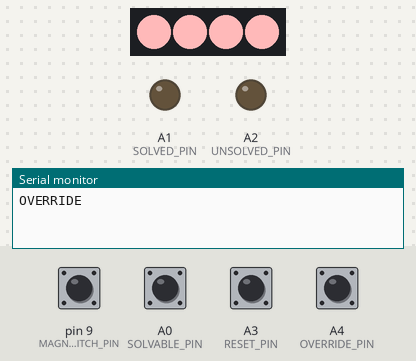
Simulated run of this program. Board: Arduino Leonardo, built with avr-gcc and run on an emulated ATmega32U4. Shown: 4 RGB LEDs in strip order, left to right, output pins drawn as LEDs (lit = HIGH), the last lines printed to the serial monitor. Dashed ring = blinking. The inputs (shaded band) are chosen by the test bench; at power-on: A0 (SOLVABLE_PIN), A3 (RESET_PIN), A4 (OVERRIDE_PIN), pin 9 (MAGNET_SWITCH_PIN) HIGH. Dim RGB values are drawn brighter than linear; random numbers use the default seed unless the program sets one.

Above: at 1.3 s.
1.4 s: A3 (RESET_PIN) pulled LOW for 0.65 s
At 2.4 s:
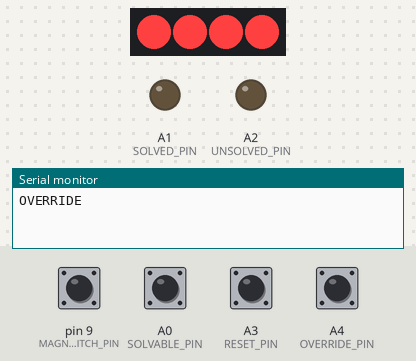
4.6 s: A4 (OVERRIDE_PIN) pulled LOW for 1 s
At 7.1 s:
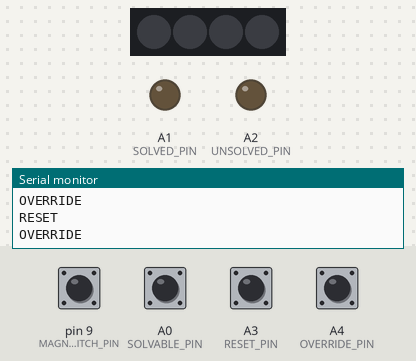
8.8 s: A0 (SOLVABLE_PIN) pulled LOW for 0.65 s
At 9.8 s:
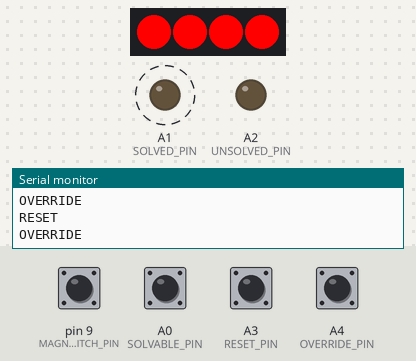
12.0 s: A3 (RESET_PIN) pulled LOW for 1 s
At 14.5 s:
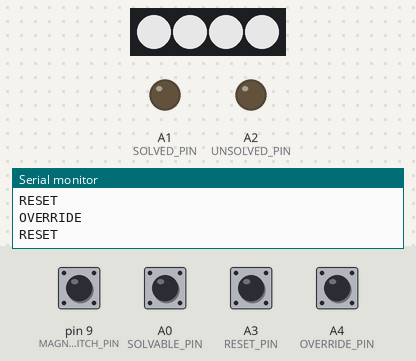
15.2 s: A4 (OVERRIDE_PIN) pulled LOW for 0.65 s
At 17.9 s:
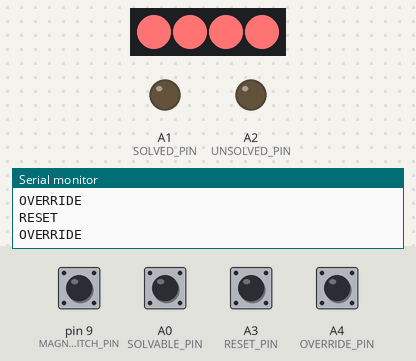
18.4 s: A0 (SOLVABLE_PIN) pulled LOW for 1 s
At 21.7 s:
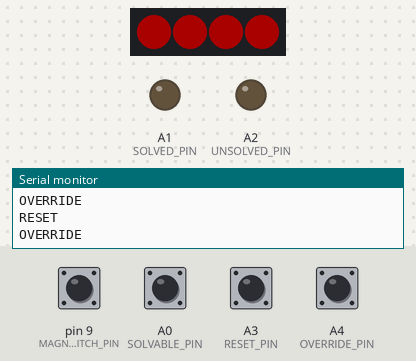
Timing chart, 0 to 22.7 s (numbered marks = the images above; inputs shaded):
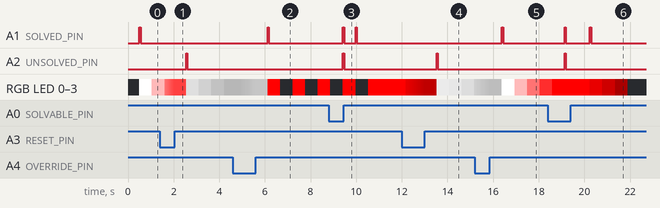

Measured:
- after the input at 1.4 s, A2 (UNSOLVED_PIN): LOW → HIGH after 1.2 s, → LOW 0.05 s later
- after the input at 4.6 s, A1 (SOLVED_PIN): LOW → HIGH after 1.5 s, → LOW 0.05 s later
- after the input at 8.8 s, A1 (SOLVED_PIN): alternates HIGH for 0.05 s and LOW for 0.50 s, 4 changes in all, then stays LOW, starting after 0.62 s; A2 (UNSOLVED_PIN): LOW → HIGH after 0.62 s, → LOW 0.05 s later
- after the input at 12.0 s, A2 (UNSOLVED_PIN): LOW → HIGH after 1.5 s, → LOW 0.05 s later
- after the input at 15.2 s, A1 (SOLVED_PIN): LOW → HIGH after 1.2 s, → LOW 0.05 s later
- after the input at 18.4 s, A1 (SOLVED_PIN): alternates HIGH for 0.05 s and LOW for 1.1 s, 4 changes in all, then stays LOW, starting after 0.74 s; A2 (UNSOLVED_PIN): LOW → HIGH after 0.74 s, → LOW 0.05 s later

The program:

main.cpp
```cpp
#include <FastLED.h>
#include "PuzzleCommunication.h"


#define NUM_LEDS 4
#define DATA_PIN 5
#define MAGNET_SWITCH_PIN 9
#define SOLVED_TIMEOUT 250

#define RESET_PIN A3
#define OVERRIDE_PIN A4
#define UNSOLVED_PIN A2
#define SOLVED_PIN A1
#define SOLVABLE_PIN A0

PuzzleCommunication puzzleComm(RESET_PIN, OVERRIDE_PIN, UNSOLVED_PIN, SOLVED_PIN, SOLVABLE_PIN, 255);

CRGB leds[NUM_LEDS];

enum AnimationState {
  NONE,
  SOLVED_START,
  SOLVED_FADE_TO_RED,
  SOLVED_FLICKER,
  SOLVED_FADE_TO_BLACK,
  SOLVED_HOLD_BLACK
};

AnimationState animationState = NONE;

void setAllLeds(CRGB color) {
  for (int i = 0; i < NUM_LEDS; i++) {
    leds[i] = color;
  }
}

void breathe(CRGB color, unsigned long interval) {
  unsigned long currentMillis = millis();
  unsigned long timeIntoInterval = currentMillis % interval;
  int brightness = map(sin8(timeIntoInterval * 255 / interval), 0, 255, (255 * 25) / 100, (255 * 75) / 100);

  CRGB newColor = color;
  newColor.nscale8_video(brightness);

  setAllLeds(newColor);
}

void fadeFromTo(CRGB colorStart, CRGB colorEnd, unsigned long fadeDuration, AnimationState onEnd) {
    static unsigned long startFadeMillis = 0;
    static AnimationState lastOnEnd = NONE; // Add a static variable to track the last onEnd state

    unsigned long currentMillis = millis();

    if (lastOnEnd != onEnd) {
        startFadeMillis = currentMillis;
        lastOnEnd = onEnd;
    }

    unsigned long timeSinceFadeStart = currentMillis - startFadeMillis;

    if (timeSinceFadeStart <= fadeDuration) {
        float progress = (float)timeSinceFadeStart / (float)fadeDuration;
        CRGB currentColor = blend(colorStart, colorEnd, progress * 255);
        setAllLeds(currentColor);
    } else {
        setAllLeds(colorEnd);
        animationState = onEnd;
    }
}

void flicker(CRGB color, unsigned long totalDuration, unsigned long minInterval, unsigned long maxInterval, AnimationState onEnd) {
  static unsigned long lastToggleMillis = 0;
  static unsigned long startMillis = millis();
  static bool isOn = true;
  static unsigned long nextInterval = 0;

  unsigned long currentMillis = millis();

  if (currentMillis - startMillis > totalDuration) {
    animationState = onEnd;
    return;
  }

  if (nextInterval == 0 || currentMillis - lastToggleMillis > nextInterval) {
    isOn = !isOn;
    setAllLeds(isOn ? color : CRGB::Black);

    lastToggleMillis = currentMillis;
    nextInterval = random(minInterval, maxInterval);
  }
}

bool checkIsSolved() {
  static unsigned long firstSolvedMillis = 0;
  static bool lastReading = false;

  bool currentReading = !digitalRead(MAGNET_SWITCH_PIN);

  if (currentReading) {
    if (!lastReading) {
      firstSolvedMillis = millis();
    } else if (millis() - firstSolvedMillis >= SOLVED_TIMEOUT) {
      return true;
    }
  } else {
    firstSolvedMillis = 0;
  }

  lastReading = currentReading;
  return false;
}

void solve() {
    animationState = SOLVED_FADE_TO_RED;
}

void unsolve() {
    animationState = NONE;
}

void setup() {
  Serial.begin(9600);
  FastLED.addLeds<NEOPIXEL, DATA_PIN>(leds, NUM_LEDS);
  puzzleComm.begin();
  puzzleComm.setCallbacks(solve, unsolve, checkIsSolved);
  pinMode(MAGNET_SWITCH_PIN, INPUT_PULLUP);
}

void loop() {
  puzzleComm.update();

  if (puzzleComm.getCurrentState() == UNSOLVED) {
    if (puzzleComm.getSolvable()) {
      breathe(CRGB::White, 6000);
    } else {
      breathe(CRGB::Red, 6000);
    }
  } else if (puzzleComm.getCurrentState() == SOLVED) {
    switch (animationState) {
      case SOLVED_FADE_TO_RED:
        fadeFromTo(CRGB::White, CRGB::Red, 2000, SOLVED_FLICKER);
        break;
      case SOLVED_FLICKER:
        flicker(CRGB::Red, 4000, 100, 500, SOLVED_FADE_TO_BLACK);
        break;
      case SOLVED_FADE_TO_BLACK:
        fadeFromTo(CRGB::Red, CRGB::Black, 2000, SOLVED_HOLD_BLACK);
        break;
      case SOLVED_HOLD_BLACK:
        setAllLeds(CRGB::Black);
        break;
      default:
        break;
    }
  }

  FastLED.show();

  delay(50);
}
```
